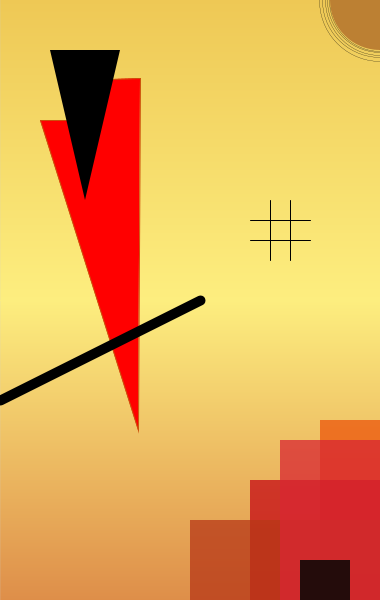
Frame 1 (no input)
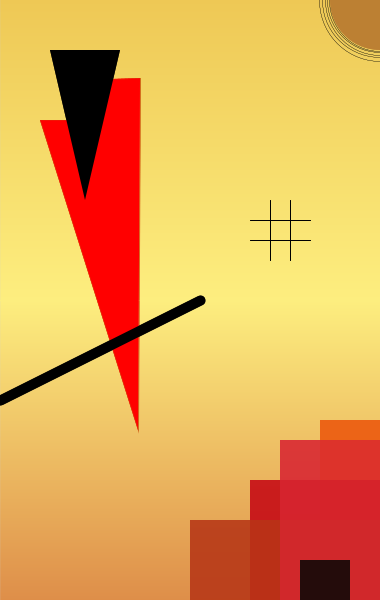
Frame 2 (the mouse pressed at the canvas centre, redrawn once)

The Processing sketch that drew these frames (run headless with seeded random() and noise(); the mouse was pressed at the canvas centre and the sketch redrawn once):

// Processing sketch: processing_72018
// ── processing_72018.pde

// Constants
int Y_AXIS = 1;
int X_AXIS = 2;
color b1, b2, c1, c2;

void setup(){
  size(380,600);
  smooth();
  
   // Define colors
  b1 = color(238,200,85);
  b2 = color(253,238,127);
  c1 = color(222, 142, 73);
  c2 = color(0, 102, 153);
  

  noLoop();
}

void draw(){
  // Background
  setGradient(0, 0, width, height/2, b1, b2, Y_AXIS);
  setGradient(0, height/2, width, height/2, b2, c1, Y_AXIS);
  

  
  //big red triangle
  fill(255,00,000);
  stroke(204,80,10);

  beginShape();
    vertex(40, 120); //1
    vertex(85, 120);
    vertex(85, 80);  //3
    vertex(140,78);
    vertex(138, 430); //5
    vertex(40, 120);
  endShape();
  
   //left black triangle
  fill(000,000,000);
  noStroke();
  beginShape();
    vertex(50, 50); //1
    vertex(120, 50);
    vertex(85, 200);  //3
    vertex(50,50);
  endShape();
  
 //black lines
 //big line
 strokeWeight(10);
 stroke(0);
 line(0,400,200,300);
 
 //#
 strokeWeight(1);
 stroke(0);
 line(270,200,270,260);
 line(290,200,290,260);
 line(250,220,310,220);
 line(250,240,310,240);

 
  
  //main sun
  noStroke();
  fill(188,128,51);
  ellipse(380,0,100,100);
  
  //sun rings
  noFill();
  stroke(0);
  strokeWeight(.25);
  ellipse(380,0,105,105);
  ellipse(380,0,102,102);
  ellipse(380,0,110,110);
  ellipse(380,0,115,115);
  ellipse(380,0,122,122);

  //lower right rectangles
  fill(236,90,15,200);
  noStroke();
  rect(320,420,300,300);
  
  fill(197,10,20,190);
  noStroke();
  rect(250,480,300,300);
 
  fill(182,55,23,190);
  noStroke();
  rect(190,520,300,300);
  
 
  
  fill(216,37,50,190);
  noStroke();
  rect(280,440,300,300);
  
  
  //black
  fill(18,9,8,230);
  noStroke();
  rect(300,560,50,80);
  
  
}

void setGradient(int x, int y, float w, float h, color c1, color c2, int axis ) {

  noFill();

  if (axis == Y_AXIS) {  // Top to bottom gradient
    for (int i = y; i <= y+h; i++) {
      float inter = map(i, y, y+h, 0, 1);
      color c = lerpColor(c1, c2, inter);
      stroke(c);
      line(x, i, x+w, i);
    }
  }  
  else if (axis == X_AXIS) {  // Left to right gradient
    for (int i = x; i <= x+w; i++) {
      float inter = map(i, x, x+w, 0, 1);
      color c = lerpColor(c1, c2, inter);
      stroke(c);
      line(i, y, i, y+h);
    }
  }
}
